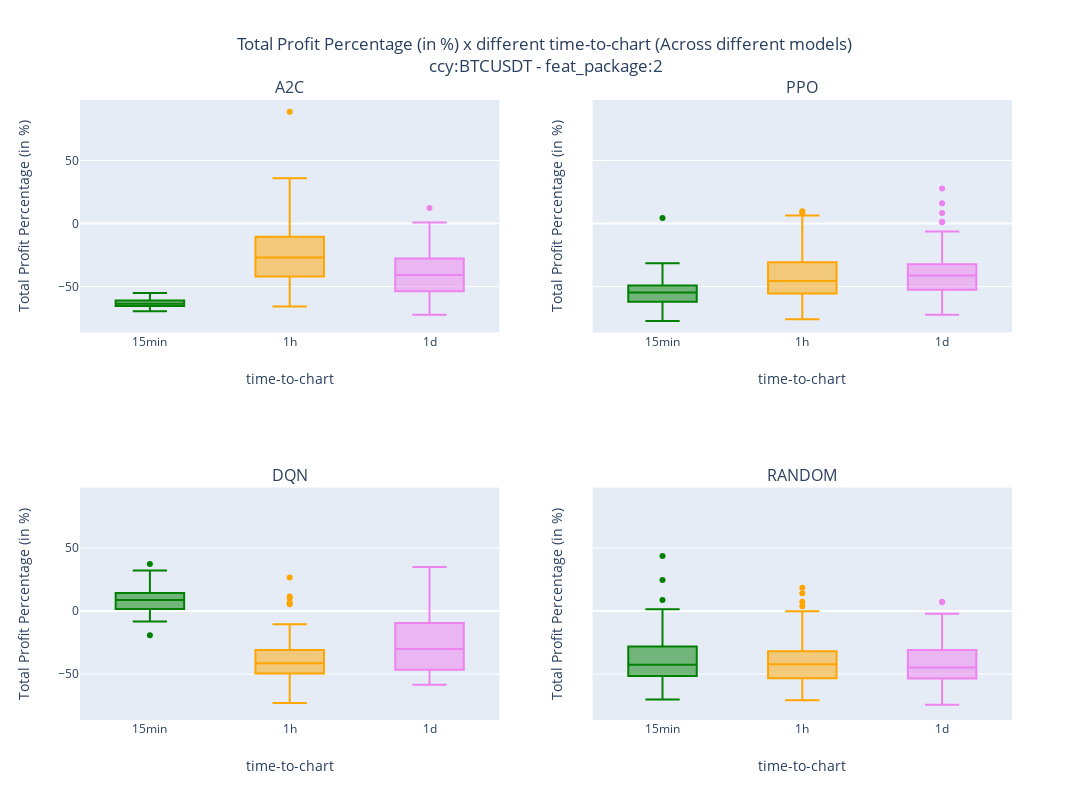

The notebook cell this image was saved under:
### Markdown cell above
#### Plot the results

### Code cell
fig_output = get_boxplot_total_profit_diff_time_to_chart(df_sim_results, list_feat[0])
